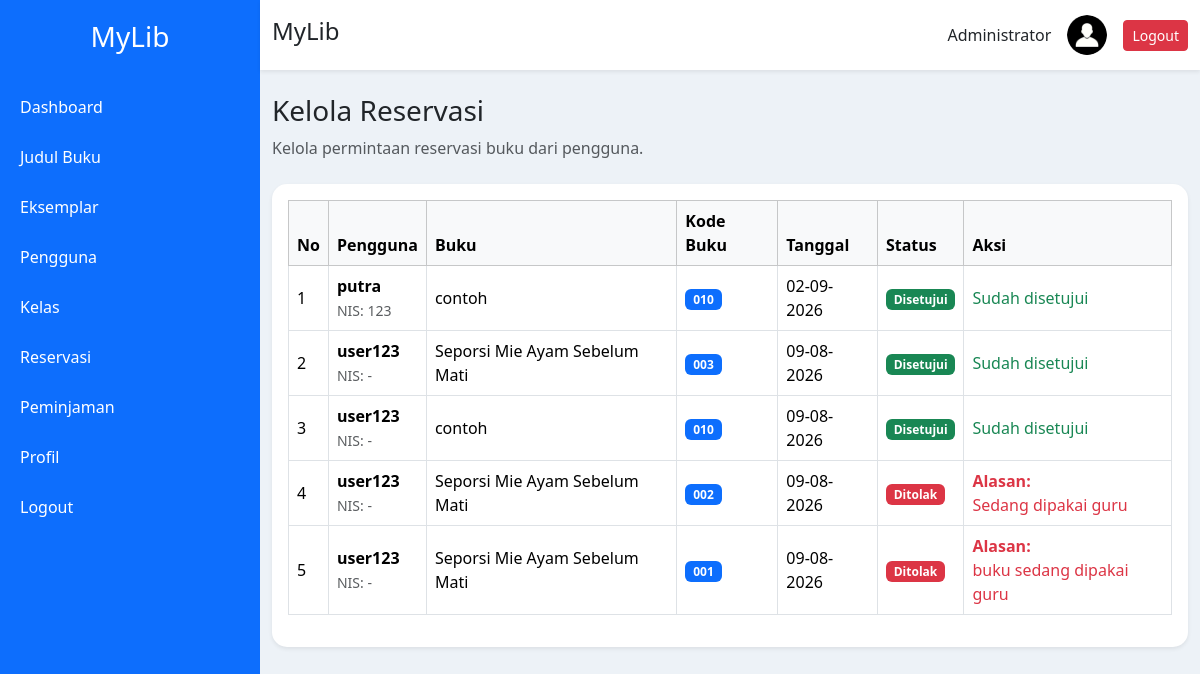
Screenshot of /admin/reservasi/index.php (signed in) with the database file from the repository.
### tables this page shows
CREATE TABLE `reservasi` (
  `id` int NOT NULL,
  `user_id` int NOT NULL,
  `eksemplar_id` int NOT NULL,
  `tanggal_reservasi` date NOT NULL,
  `status` enum('Diajukan','Disetujui','Ditolak','Selesai') NOT NULL DEFAULT 'Diajukan',
  `alasan_penolakan` text,
  `created_at` timestamp NULL DEFAULT CURRENT_TIMESTAMP
);

CREATE TABLE `users` (
  `id` int NOT NULL,
  `nama` varchar(100) NOT NULL,
  `username` varchar(50) NOT NULL,
  `password` varchar(255) NOT NULL,
  `role` enum('admin','user') NOT NULL,
  `status` enum('Aktif','Nonaktif') NOT NULL DEFAULT 'Aktif',
  `nis` varchar(50) DEFAULT NULL,
  `kelas_id` int DEFAULT NULL,
  `foto` varchar(255) DEFAULT 'default.png',
  `created_at` timestamp NULL DEFAULT CURRENT_TIMESTAMP
);

CREATE TABLE `judul_buku` (
  `id` int NOT NULL,
  `judul` varchar(200) NOT NULL,
  `penulis` varchar(100) NOT NULL,
  `penerbit` varchar(100) NOT NULL,
  `tahun` year NOT NULL,
  `isbn` varchar(30) DEFAULT NULL,
  `kategori` varchar(100) DEFAULT NULL,
  `rak` varchar(50) DEFAULT NULL,
  `sinopsis` text,
  `cover` varchar(255) DEFAULT 'default-book.png',
  `created_at` timestamp NULL DEFAULT CURRENT_TIMESTAMP
);

CREATE TABLE `eksemplar_buku` (
  `id` int NOT NULL,
  `judul_id` int NOT NULL,
  `kode_buku` varchar(30) NOT NULL,
  `status` enum('Tersedia','Dipinjam','Rusak','Hilang') DEFAULT 'Tersedia',
  `created_at` timestamp NULL DEFAULT CURRENT_TIMESTAMP
);

### admin/reservasi/index.php (the view, shortened to what this page needs)
<?php
require "../../config/koneksi.php";
$query = mysqli_query($koneksi, "
    SELECT
        reservasi.id,
        reservasi.tanggal_reservasi,
        reservasi.status,
        reservasi.alasan_penolakan,
        users.nama,
        users.nis,
        judul_buku.judul,
        judul_buku.cover,
        eksemplar_buku.kode_buku
    FROM reservasi
    INNER JOIN users
        ON reservasi.user_id = users.id
    INNER JOIN eksemplar_buku
        ON reservasi.eksemplar_id = eksemplar_buku.id
    INNER JOIN judul_buku
        ON eksemplar_buku.judul_id = judul_buku.id
    ORDER BY reservasi.id DESC
");
include "../../templates/header.php";
?>
<?php include "../../templates/sidebar_admin.php"; ?>
<div class="main">
<?php include "../../templates/navbar.php"; ?>
<div class="container mt-4">
<div class="mb-4">
    <h3>
        Kelola Reservasi
    </h3>
    <p class="text-muted">
        Kelola permintaan reservasi buku dari pengguna.
    </p>
</div>
<div class="card shadow-sm">
<div class="card-body">
<div class="table-responsive">
<table class="table table-bordered table-hover align-middle">
<thead class="table-light">
<tr>
    <th>No</th>
    <th>Pengguna</th>
    <th>Buku</th>
    <th>Kode Buku</th>
    <th>Tanggal</th>
    <th>Status</th>
    <th>Aksi</th>
</tr>
</thead>
<tbody>
<?php
$no = 1;
if (mysqli_num_rows($query) > 0) {
    while ($r = mysqli_fetch_assoc($query)) {
?>
<tr>
<td>
    <?= $no++; ?>
</td>
<td>
<strong>
    <?= htmlspecialchars($r['nama']); ?>
</strong>
<br>
<small class="text-muted">
    NIS:
    <?= htmlspecialchars($r['nis'] ?? '-'); ?>
</small>
</td>
<td>
    <?= htmlspecialchars($r['judul']); ?>
</td>
<td>
<span class="badge bg-primary">
    <?= htmlspecialchars($r['kode_buku']); ?>
</span>
</td>
<td>
    <?= date(
        'd-m-Y',
        strtotime($r['tanggal_reservasi'])
    ); ?>
</td>
<td>
<?php
if ($r['status'] == "Diajukan") {
?>
<span class="badge bg-warning text-dark">
    Diajukan
</span>
<?php
} elseif ($r['status'] == "Disetujui") {
?>
<span class="badge bg-success">
    Disetujui
</span>
<?php
} elseif ($r['status'] == "Ditolak") {
?>
<span class="badge bg-danger">
    Ditolak
</span>
<?php
} elseif ($r['status'] == "Selesai") {
?>
<span class="badge bg-secondary">
    Selesai
</span>
<?php
}
?>
</td>
<td>
<?php
if ($r['status'] == "Diajukan") {
?>
<a
    href="setujui.php?id=<?= $r['id']; ?>"
    class="btn btn-success btn-sm"
>
    Setujui
</a>
<a
    href="tolak.php?id=<?= $r['id']; ?>"
    class="btn btn-danger btn-sm"
>
    Tolak
</a>
<?php
} elseif ($r['status'] == "Ditolak") {
?>
<div class="text-danger">
<strong>
    Alasan:
</strong>
<br>
<?= nl2br(
    htmlspecialchars(
        $r['alasan_penolakan'] ?? '-'
    )
); ?>
</div>
<?php
} elseif ($r['status'] == "Disetujui") {
?>
<span class="text-success">
    Sudah disetujui
</span>
<?php
} else {
?>
<span class="text-muted">
    Selesai
</span>
<?php
}
?>
</td>
</tr>
<?php
    }
}
?>
</tbody>
</table>
</div>
</div>
</div>
</div>
<?php include "../../templates/footer.php"; ?>

### templates/header.php (style rules this page uses)
body { background:#edf2f7; font-family:Segoe UI; }
.main { margin-left:260px; }
.card { border:none; border-radius:15px; }

### rows the page displays
reservasi: user.nama "putra", user.nis "123", judul_buku.judul "contoh", eksemplar.kode_buku "010", tanggal_reservasi "02-09-2026", status "Disetujui"
reservasi: user.nama "user123", user.nis "-", judul_buku.judul "Seporsi Mie Ayam Sebelum Mati", eksemplar.kode_buku "003", tanggal_reservasi "09-08-2026", status "Disetujui"
reservasi: user.nama "user123", user.nis "-", judul_buku.judul "contoh", eksemplar.kode_buku "010", tanggal_reservasi "09-08-2026", status "Disetujui"
reservasi: user.nama "user123", user.nis "-", judul_buku.judul "Seporsi Mie Ayam Sebelum Mati", eksemplar.kode_buku "002", tanggal_reservasi "09-08-2026", status "Ditolak", alasan_penolakan "Sedang dipakai guru"
reservasi: user.nama "user123", user.nis "-", judul_buku.judul "Seporsi Mie Ayam Sebelum Mati", eksemplar.kode_buku "001", tanggal_reservasi "09-08-2026", status "Ditolak", alasan_penolakan "buku sedang dipakai guru"

### other values shown
$_SESSION['nama'] "Administrator"
